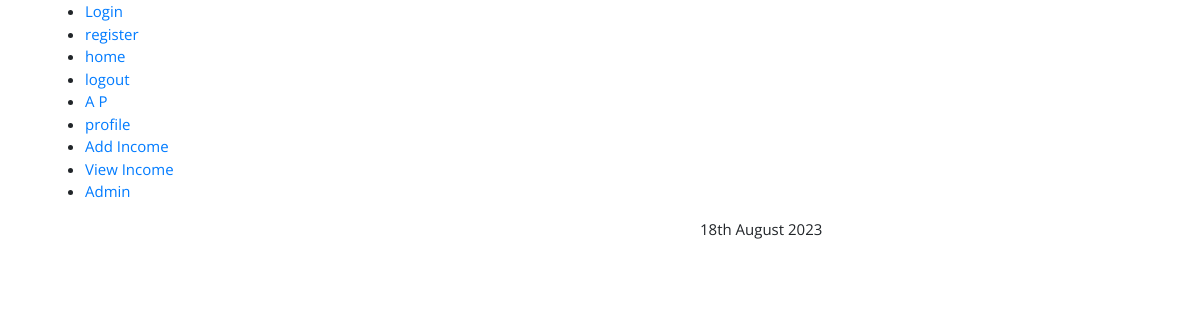
The page /income/view_income/ (signed in) on the database as committed earlier.
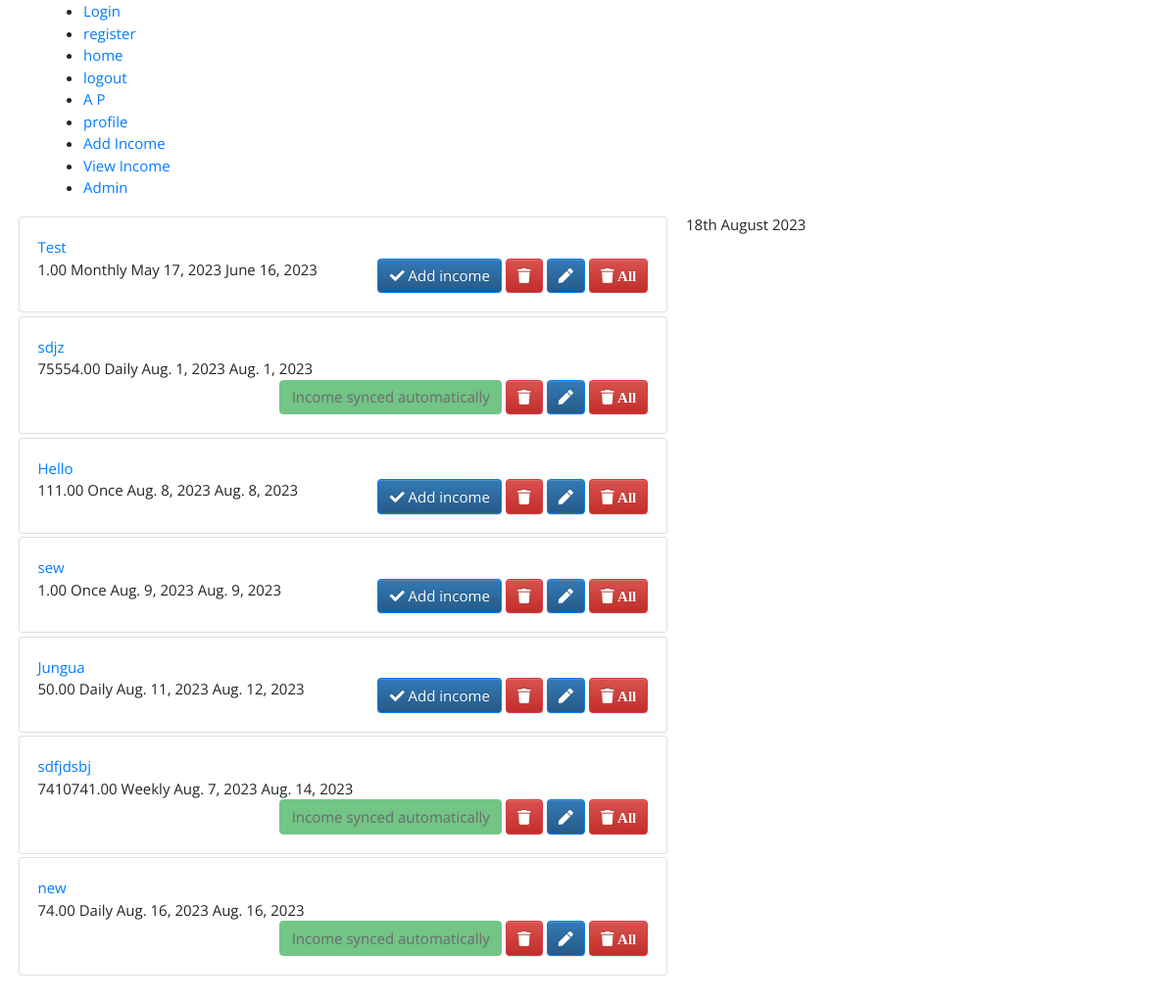
The same page on the database as committed later.
### account/models.py (models this page shows, shortened)
class Account(AbstractUser):
    first_name = models.CharField(max_length=50)
    last_name = models.CharField(max_length=50)
    email=models.EmailField(unique=True)
    phone = models.CharField(max_length=10)
    dob = models.DateField()
    pan = models.CharField(max_length=10)
    date_joined = models.DateTimeField(auto_now_add=True)
    last_login = models.DateTimeField(auto_now=True)
    is_active = models.BooleanField(default=False)
    objects=MyAccountManager()
    REQUIRED_FIELDS = ['first_name', 'last_name', 'email','phone','dob','pan']
    class Meta:
        verbose_name = 'Account'
        verbose_name_plural = 'Accounts'
        ordering = ('-date_joined',)

### income/models.py (models this page shows, shortened)
class IncomeObject(models.Model):
    '''Stores the income object'''
    source = models.CharField(max_length=255, blank=False)
    amount = models.DecimalField(max_digits=10, decimal_places=2, blank=False)
    frequency = models.CharField(
        max_length=255, choices=choices, blank=False, default='Monthly')
    last_date = models.DateField(blank=False)
    next_date = models.DateField(blank=False,null=False)
    user = models.ForeignKey(Account, on_delete=models.CASCADE)
    description = models.TextField(blank=True)
    is_active = models.BooleanField(default=True)#!Tells if the current source of income is active now(user earns through it)
    is_passive = models.BooleanField(default=False)#!Tells if the source of income is a form of passive income
    status = models.BooleanField(default=False, blank=False, null=False)#!Default synced status
    added=models.BooleanField(default=False, blank=False, null=False)#!Income is credited
    class Meta:
        ordering = ['-last_date']
        verbose_name_plural = 'Income Object'

### income/views.py (the view)
# urls.py: path("view_income/", views.view_income, name="view_income"),
@login_required(login_url='login/')
def view_income(request):
    income = IncomeObject.objects.filter(
        user=request.user).order_by('-next_date')
    income1 = []
    income2 = []
    for i in income:
        if (i.source not in income2 or i.frequency == 'Once') and (i.is_active == True):
            income1.append(i)
            income2.append(i.source)
    income1.sort(key=lambda x: x.next_date)
    return render(request, 'view_income.html', {'income': income1})

### templates/view_income.html
{%extends 'base.html' %}
{% load static %}
{% block content %}
{% now "jS F Y " %}
<link rel="stylesheet/css" href="{% static 'css/button.css' %}">
<div class="col-md-7 col-lg-7" style="height: 450px;">
    {% for i in income %}
    <div class="card m-1">
        <div class="card-body">
            <a href="{% url 'analyse_single' i.id %}">{{i.source}}</a><br>{{i.amount}} {{i.frequency}} {{i.last_date}} {{i.next_date}}
            <span style="position: relative; float: right;">
                {% if not i.status %}
                <a href="{% url 'add_object_income' i.id %}" class="btn btn-primary"><i class="fa fa-check"></i> Add income </a>
                {% else %}
                <a class="btn btn-success disabled" > Income synced automatically </a>
                {% endif %}
                <a href="{% url 'delete_income' i.id %}" class="btn btn-danger"><i class="fa fa-trash"></i></a>
                <a href="{% url 'edit_income' i.id %}" class="btn btn-primary"><i class="fa fa-pen"></i></a>
                <a href="{% url 'delete_source_income' i.source %}" class="btn btn-danger"><i class="fa fa-trash"> All </i></a>
            </span>
        </div>
    </div>
   {% endfor %}
</div>
{%endblock content %}

### templates/base.html (shortened to what this page needs)
<!DOCTYPE html>
<html lang="en">
  <head>
    {% load static %}
    <link
      href="{% static 'css/bootstrap.css' %}"
      rel="stylesheet"
      type="text/css"
    />
    <link
      href="//cdn.bootcss.com/bootstrap-datetimepicker/4.17.44/css/bootstrap-datetimepicker.min.css"
      rel="stylesheet"
    />
    <link
      rel="stylesheet"
      href="https://cdn.jsdelivr.net/npm/bootstrap@3.3.7/dist/css/bootstrap.min.css"
    />
    <link
      rel="stylesheet"
      href="https://cdn.jsdelivr.net/npm/bootstrap@3.3.7/dist/css/bootstrap-theme.min.css"
    />
    <link rel="stylesheet" href="{% static 'fonts/icomoon/style.css' %}" />
    <link rel="stylesheet" href="{% static 'css/owl.carousel.min.css' %}" />
    <link rel="stylesheet" href="{% static 'css/bootstrap.min.css' %}" />
    <link rel="stylesheet" href="{% static 'css/style.css' %}" />
    <link
      href="{% static 'fonts/fontawesome/css/all.min.css' %}"
      type="text/css"
      rel="stylesheet"
    />
    <link href="{% static 'css/ui.css' %}" rel="stylesheet" type="text/css" />
    <link
      href="{% static 'css/responsive.css' %}"
      rel="stylesheet"
      media="only screen and (max-width: 1200px)"
    />
  </head>
  <body>
    {%include 'navbar.html' %} {%block mm%} {%endblock mm%} {% block content %}
    {% endblock content%}
  </body>
</html>

### templates/navbar.html
<div class="container">
  <ul>
    <li><a href="{%url 'login' %}">Login</a></li>
    <li><a href="{%url 'register' %}">register</a></li>
    <li><a href="{%url 'home' %}">home</a></li>
    <li><a href="{%url 'logout' %}">logout</a></li>
    <li><a href="#">{{user.first_name}} {{user.last_name}}</a></li>
    {%if user.is_authenticated%}
    <li><a href="{%url 'profile' user.username %}">profile</a></li>
    <li><a href="{% url 'add_income' %}">Add Income</a> </li>
    <li><a href="{% url 'view_income' %}">View Income</a></li>
    {%endif%}
    <li><a href="/admin/">Admin</a></li>
  </ul>
  </div>

### static/css/style.css (style rules this page uses)
body { font-family: "Open Sans", -apple-system, BlinkMacSystemFont, "Segoe UI", Roboto, "Helvetica Neue", Arial, "Noto Sans", sans-serif, "Apple Color Emoji", "Segoe UI Emoji", "Segoe UI Symbol", "Noto Color Emoji"; background-color: #fff; height: 200vh; position: relative; }
body:before { content: ""; position: absolute; top: 0; left: 0; right: 0; bottom: 0; background: rgba(0, 0, 0, 0.5); -webkit-transition: .3s all ease; -o-transition: .3s all ease; transition: .3s all ease; opacity: 0; visibility: hidden; z-index: 1; }
a { -webkit-transition: .3s all ease; -o-transition: .3s all ease; transition: .3s all ease; }
a, a:hover { text-decoration: none !important; }

### static/css/ui.css (style rules this page uses)
html { font-family: "Inter", sans-serif; font-size: 15px; }

Rows that differ between the two databases and show on the page:
added IncomeObject: source "Test", amount "1.00", frequency "Monthly", last_date "May 17, 2023", next_date "June 16, 2023", status False (drawn)
added IncomeObject: source "sdjz", amount "75554.00", frequency "Daily", last_date "Aug. 1, 2023", next_date "Aug. 1, 2023", status "Income synced automatically"
added IncomeObject: source "Hello", amount "111.00", frequency "Once", last_date "Aug. 8, 2023", next_date "Aug. 8, 2023", status False (drawn)
added IncomeObject: source "sew", amount "1.00", frequency "Once", last_date "Aug. 9, 2023", next_date "Aug. 9, 2023", status False (drawn)
added IncomeObject: source "Jungua", amount "50.00", frequency "Daily", last_date "Aug. 11, 2023", next_date "Aug. 12, 2023", status False (drawn)
added IncomeObject: source "sdfjdsbj", amount "7410741.00", frequency "Weekly", last_date "Aug. 7, 2023", next_date "Aug. 14, 2023", status "Income synced automatically"
added IncomeObject: source "new", amount "74.00", frequency "Daily", last_date "Aug. 16, 2023", next_date "Aug. 16, 2023", status "Income synced automatically"
